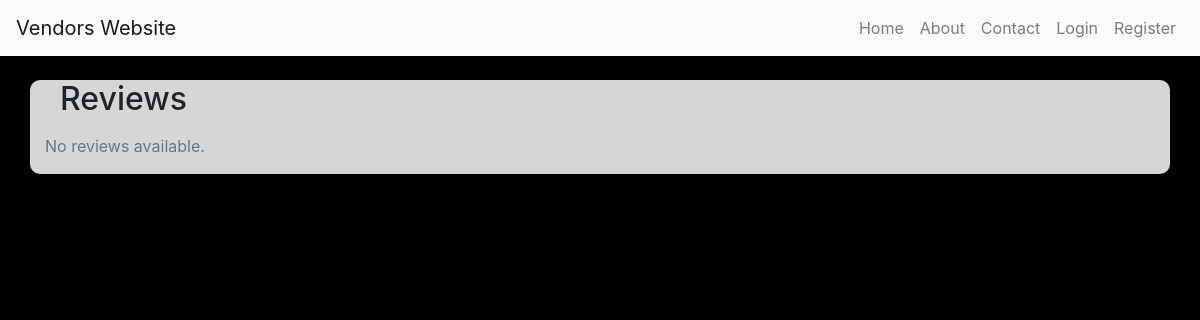
The page /reviews/ on the database as committed earlier.
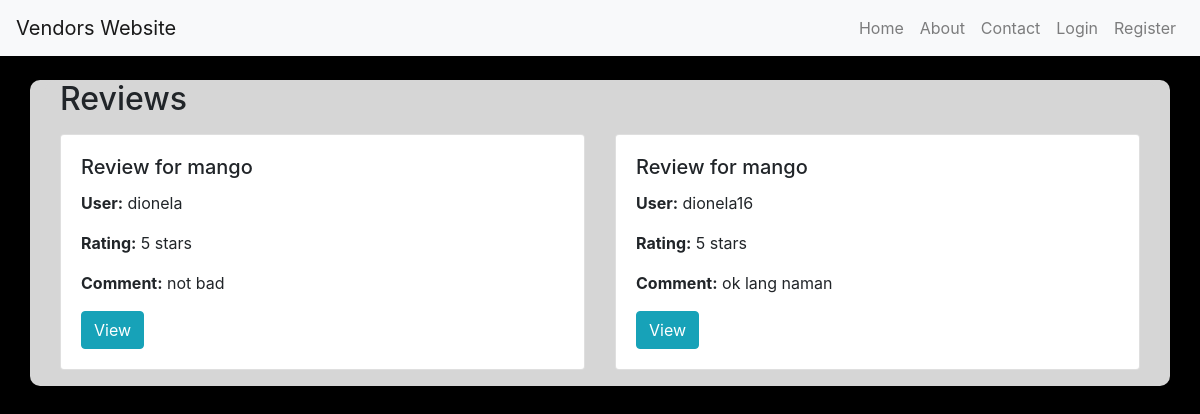
The same page on the database as committed later.
### app/models.py (models this page shows, shortened)
class Review(models.Model):
    user = models.ForeignKey(settings.AUTH_USER_MODEL, on_delete=models.CASCADE)
    dish = models.ForeignKey(Dish, related_name='reviews', on_delete=models.CASCADE)
    RATING_CHOICES = [
        (1, '1 - Poor'),
        (2, '2 - Fair'),
        (3, '3 - Good'),
        (4, '4 - Very Good'),
        (5, '5 - Excellent'),
    ]
    rating = models.PositiveSmallIntegerField(choices=RATING_CHOICES)
    comment = models.TextField(blank=True, null=True)
    created_at = models.DateTimeField(auto_now_add=True)

class Dish(models.Model):
    vendor = models.ForeignKey(Vendor, related_name='dishes', on_delete=models.CASCADE)
    name = models.CharField(max_length=255)
    description = models.TextField()
    price = models.DecimalField(max_digits=10, decimal_places=2)
    image = models.ImageField(upload_to='dishes/')

### accounts/models.py (models this page shows, shortened)
class CustomUser(AbstractUser):
    role = models.CharField(
        max_length=6,
        choices=(
            ('vendor', 'Vendor'),
            ('user', 'User'),
        ),
        default='user'
    )
    phone_number = models.CharField(max_length=15, blank=True, null=True)
    address = models.CharField(max_length=255, blank=True, null=True)
    valid_id = models.BooleanField(default=False)

### app/views.py (the view)
# urls.py: path('reviews/', ReviewListView.as_view(), name='review_list'),
class ReviewListView(ListView):
    model = Review
    template_name = 'review/review_list.html'
    context_object_name = 'reviews'

### app/templates/review/review_list.html (shortened to what this page needs)
{% extends "app/base.html" %}
{% block content %}
<div class="container mt-4">
    <h2 class="mb-3">Reviews</h2>
    <div class="row">
        {% for review in reviews %}
            <div class="col-md-6">
                <div class="card mb-3">
                    <div class="card-body">
                        <h5 class="card-title">Review for {{ review.dish.name }}</h5>
                        <p><strong>User:</strong> {{ review.user.username }}</p>
                        <p><strong>Rating:</strong> {{ review.rating }} stars</p>
                        <p><strong>Comment:</strong> {{ review.comment }}</p>
                        <a href="{% url 'review_detail' review.pk %}" class="btn btn-info">View</a>
                    </div>
                </div>
            </div>
        {% empty %}
            <p class="text-muted">No reviews available.</p>
        {% endfor %}
    </div>
</div>
{% endblock content %}

Rows that differ between the two databases and show on the page:
added Review: dish.name "mango", user.username "dionela", rating "5", comment "not bad"
added Review: dish.name "mango", user.username "dionela16", rating "5", comment "ok lang naman"
Other text that changed with them:
text no longer shown: "No reviews available."
